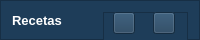
      <widget class="QFrame" name="top_bar_frame">
       <property name="minimumSize">
        <size>
         <width>0</width>
         <height>40</height>
        </size>
       </property>
       <property name="maximumSize">
        <size>
         <width>16777215</width>
         <height>40</height>
        </size>
       </property>
       <property name="styleSheet">
        <string notr="true">background-color: #1e3d59;</string>
       </property>
       <property name="frameShape">
        <enum>QFrame::StyledPanel</enum>
       </property>
       <property name="frameShadow">
        <enum>QFrame::Raised</enum>
       </property>
       <layout class="QHBoxLayout" name="horizontalLayout_3">
        <item>
         <widget class="QLabel" name="title_label">
          <property name="font">
           <font>
            <pointsize>10</pointsize>
            <bold>true</bold>
           </font>
          </property>
          <property name="styleSheet">
           <string notr="true">color: white;</string>
          </property>
          <property name="text">
           <string>Recetas</string>
          </property>
         </widget>
        </item>
        <item>
         <widget class="QFrame" name="buttons_holder_frame">
          <property name="minimumSize">
           <size>
            <width>0</width>
            <height>30</height>
           </size>
          </property>
          <property name="maximumSize">
           <size>
            <width>110</width>
            <height>16777215</height>
           </size>
          </property>
          <property name="frameShape">
           <enum>QFrame::StyledPanel</enum>
          </property>
          <property name="frameShadow">
           <enum>QFrame::Raised</enum>
          </property>
          <widget class="QToolButton" name="minimize_button">
           <property name="geometry">
            <rect>
             <x>10</x>
             <y>0</y>
             <width>22</width>
             <height>22</height>
            </rect>
           </property>
           <property name="text">
            <string/>
           </property>
           <property name="icon">
            <iconset>
             <normaloff>../../../../../pys6-recipes-organizer/assets/icons/minimize-window.png</normaloff>../../../../../pys6-recipes-organizer/assets/icons/minimize-window.png</iconset>
           </property>
           <property name="iconSize">
            <size>
             <width>25</width>
             <height>25</height>
            </size>
           </property>
          </widget>
          <widget class="QToolButton" name="restore_button">
           <property name="geometry">
            <rect>
             <x>50</x>
             <y>0</y>
             <width>22</width>
             <height>22</height>
            </rect>
           </property>
           <property name="text">
            <string/>
           </property>
           <property name="icon">
            <iconset>
             <normaloff>../../../../../pys6-recipes-organizer/assets/icons/restore-window.png</normaloff>../../../../../pys6-recipes-organizer/assets/icons/restore-window.png</iconset>
           </property>
           <property name="iconSize">
            <size>
             <width>25</width>
             <height>25</height>
            </size>
           </property>
          </widget>
          <widget class="QToolButton" name="maximize_button">
           <property name="geometry">
            <rect>
             <x>50</x>
             <y>0</y>
             <width>22</width>
             <height>22</height>
            </rect>
           </property>
           <property name="text">
            <string/>
           </property>
           <property name="icon">
            <iconset>
             <normaloff>../../../../../pys6-recipes-organizer/assets/icons/maximize-window.png</normaloff>../../../../../pys6-recipes-organizer/assets/icons/maximize-window.png</iconset>
           </property>
           <property name="iconSize">
            <size>
             <width>25</width>
             <height>25</height>
            </size>
           </property>
          </widget>
          <widget class="QToolButton" name="close_button">
           <property name="geometry">
            <rect>
             <x>90</x>
             <y>0</y>
             <width>21</width>
             <height>22</height>
            </rect>
           </property>
           <property name="text">
            <string/>
           </property>
           <property name="icon">
            <iconset>
             <normaloff>../../../../../pys6-recipes-organizer/assets/icons/close-window.png</normaloff>../../../../../pys6-recipes-organizer/assets/icons/close-window.png</iconset>
           </property>
           <property name="iconSize">
            <size>
             <width>25</width>
             <height>25</height>
            </size>
           </property>
          </widget>
         </widget>
        </item>
       </layout>
      </widget>
